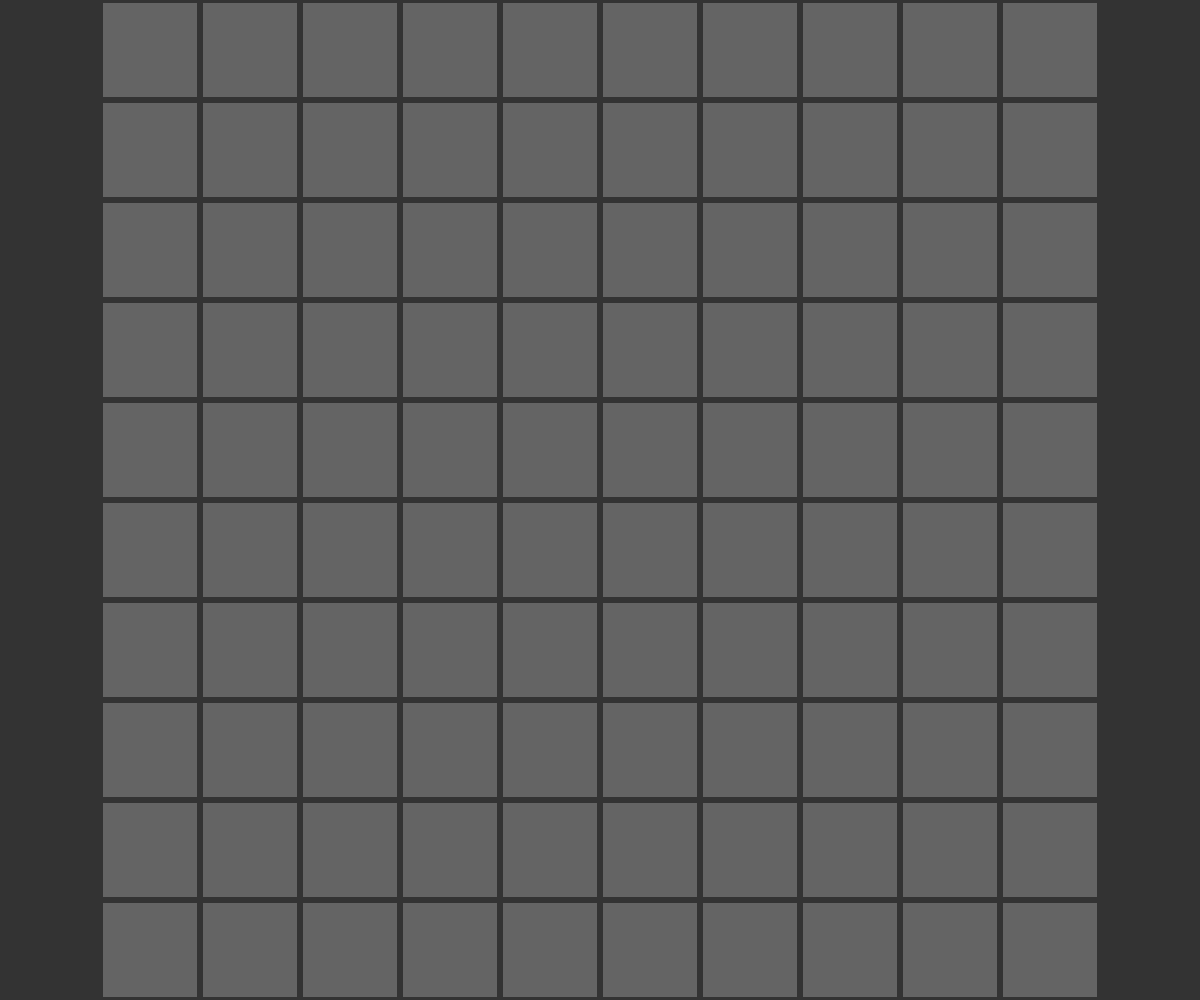
Frame 1 (no input)
Frame 60 (no input): identical to frame 1, image omitted
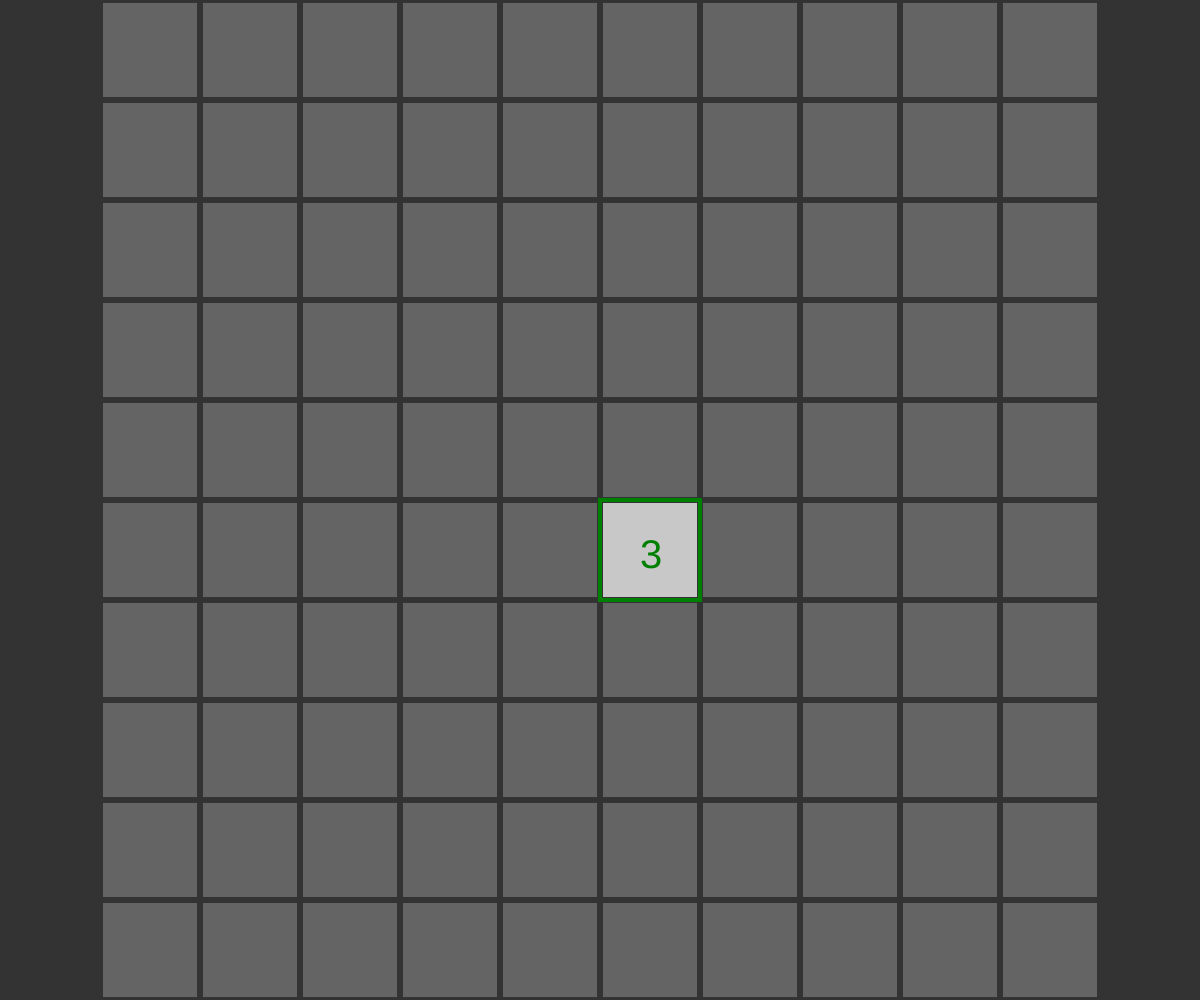
Frame 120 (the mouse pressed at the canvas centre since frame 60)

The p5.js sketch that drew these frames (run headless with seeded random() and noise() and a simulated clock; from frame 60 on, the mouse is pressed at the canvas centre):

// p5.js sketch
// ── sketch.js
let state;
let g;
let w;
let diff;
function setup(){
  createCanvas(window.innerWidth, window.innerHeight);
  w = min(width, height);
  diff = 10;
  g = new Grid();

}

function draw(){
  background(51);
  g.show();
  if(g.win){
    fill('rgba(0,0,0, 0.25)');
    rect(0, 0,g.w, g.w);
    textSize(128);
    fill('green');
    text("You Win", 0+ 120, 0 + g.w/2 + 18);
  }else if(!g.life){
    fill('rgba(0,0,0, 0.25)');
    rect(0, 0, g.w, g.w);
    textSize(128);
    fill('red');
    text("Game Over", 0+ 30, 0 + g.w/2 + 18);
  }
}
function liberer(grid, x, y){
  for (let i = x-1; i < x+2; i++){
    if ((i < 0)|| (i > grid.length - 1)){
      continue;
    }
    for (let j = y-1; j < y+2; j++){
      if ((j < 0)|| (j > grid[i].length - 1)){
        continue;
      }
      if ((i == x) && (j == y)){
        grid[i][j].flip();
        g.notmine --;
      }
      if (grid[i][j].value != -1){
        if (grid[i][j].vu == false){
          if (grid[i][j].value == 0){
            liberer(grid, i, j);

          }
          grid[i][j].flip();
          g.notmine --;
        }
      }
    }
  }
  return sum;
}

function mousePressed() {
  for(let i = 0; i < diff; i++){
    for(let j = 0; j < diff; j++){
      if(g.cells[i][j].hover()){ // if mouse over cell
        if (mouseButton === LEFT) { // if mouse button is let
          if (!g.cells[i][j].b){
            if(!g.cells[i][j].vu){ // if cell is not opened
              if(g.cells[i][j].value == 0){
                liberer(g.cells, i, j);
                g.notmine --;
              }
              if(g.cells[i][j].value == -1){
                for(let i1 = 0; i1 < diff; i1++){
                  for(let j1 = 0; j1 < diff; j1++){
                    if (g.cells[i1][j1].value == -1){
                      g.cells[i1][j1].flip();
                      console.log('flip');
                    }
                  }
                }
                g.life = false;
                g.cells[i][j].explosed = true;
              }
              else{
                g.cells[i][j].flip();
                g.notmine --;
                // win
                if (g.notmine == 0){
                  g.win = true;
                  for(let i1 = 0; i1 < diff; i1++){
                    for(let j1 = 0; j1 < diff; j1++){
                      g.cells[i1][j1].win = true;
                    }
                  }
                }
              }
            }
          }
        }
        if (mouseButton === RIGHT) {
          g.cells[i][j].block();
        }
      }
    }
  }
}

// ── cell.js
function Cell(x, y){
  this.value = 0;
  this.w = w/diff;
  this.posx = x;
  this.posy = y;
  this.x = y*this.w;
  this.y = x* this.w;
  this.vu = false;
  this.win = false;
  this.life = true;
  this.b = false;
  this.explosed = false;

  this.show = function(){
    fill(200);
    noStroke();
    rect(this.x+3, this.y+3, this.w-6, this.w-6);
    if(this.b){
        fill("green");
        rect(this.x, this.y, this.w, this.w);
    }else{
      if (this.value == -1){
        fill(51);
        noStroke();
        if(this.explosed){
          fill("red");
        }
        if(this.win){
          fill("green");
        }
        ellipse(this.x + (this.w/2), this.y + (this.w/2), this.w/2, this.w/2);
        fill(200);
      }else if (this.value > 0) {
        textSize(40);
        fill('green');
        text(this.value, this.x + (this.w/2) - 10, this.y + this.w/2 + 18);
      }
    }
  }

  this.hover = function (){
    state = true;
    if (mouseX < g.x){
      state = false;
    }
    if (mouseX > g.x+w){
      state = false;
    }
    if (mouseY < g.y){
      state = false;
    }
    if (mouseY > g.y+w){
      state = false;
    }
    if(state){

      posx = mouseY - g.y;
      posy = mouseX - g.x;
      posx = floor(map(posx, 0, w, 0, diff));
      posy = floor(map(posy, 0, w, 0, diff));
      if(this.posx == posx && this.posy == posy){
        stroke("green");
        strokeWeight(4);
        noFill();
        rect(this.x, this.y, this.w, this.w);
      }else{
        state = false;
      }

    }
    return state;

  }

  this.block = function(){
    this.b = !this.b;
  }

  this.flip = function(){
    if (this.life && !this.b){
      this.vu = true;
    }
  }

  this.setValue = function(v){
    this.value = v;
  }
}

// ── grid.js
function make2DArray(r, c){
  let arr = new Array(r);
  for (let i = 0; i < r; i++){
    arr[i] = new Array(c);
    for (let j = 0; j < c; j++){
      arr[i][j] = new Cell(i, j);
    }
  }
  return arr;
}

function get_voi(g, x, y){
  let sum = 0;
  for (let i = x-1; i < x+2; i++){
    if ((i < 0)|| (i > g.length - 1)){
      continue;
    }
    for (let j = y-1; j < y+2; j++){
      if ((j < 0)|| (j > g[i].length - 1)){
        continue;
      }
      if ((i == x) && (j == y)){
        continue;
      }
      if (g[i][j].value == -1){
        sum += 1;
      }
    }
  }
  return sum;
}


function Grid(){
  this.x = width/2 - w/2;
  this.y = height/2 - w/2;
  this.w = w;
  this.vu = true;
  this.diff = diff;
  this.notmine = diff*diff;
  this.life = true;
  this.win = false;
  this.cells = make2DArray(diff, diff);

  for(let i = 0; i < this.diff; i++){
    for(let j = 0; j < this.diff; j++){
      if(random() < 1/this.diff){
        this.cells[i][j].setValue(-1);
        this.notmine --;
      }
    }
  }

  for(let i = 0; i < this.diff; i++){
    for(let j = 0; j < this.diff; j++){
      if(this.cells[i][j].value == 0){
        v = get_voi(this.cells, i, j);
        this.cells[i][j].setValue(v);
      }
    }
  }


  this.write = function(){
    for(let i = 0; i < this.diff; i++){
      ch = "";
      for(let j = 0; j < this.diff; j++){
        ch += this.cells[i][j].value.toString()+ " ";
      }
      console.log(ch);
    }
  }

  this.show = function(){
    noStroke();
    fill(200);
    //rect(this.x, this.y, w, w);
    translate(this.x, this.y);
    for(let i = 0; i < this.diff; i++){
      for(let j = 0; j < this.diff; j++){
        this.cells[i][j].life = this.life;
        if (!this.cells[i][j].vu && this.vu){
          fill(100);
          noStroke();
          rect(this.cells[i][j].x+3, this.cells[i][j].y+3, this.cells[i][j].w-6, this.cells[i][j].w-6);
        }else{
          this.cells[i][j].show();
          if(!this.cells[i][j].vu){
            fill('rgba(0,0,0, 0.25)');
            rect(this.cells[i][j].x, this.cells[i][j].y, this.cells[i][j].w, this.cells[i][j].w);
          }
        }
        if(this.cells[i][j].b){
          fill("green");
          rect(this.cells[i][j].x, this.cells[i][j].y, this.cells[i][j].w, this.cells[i][j].w);
        }
        this.cells[i][j].hover();
      }
    }
    //translate(-this.x, -this.y);
  };

  this.flipall = function(){
    this.vu = !this.vu;
  }

}
